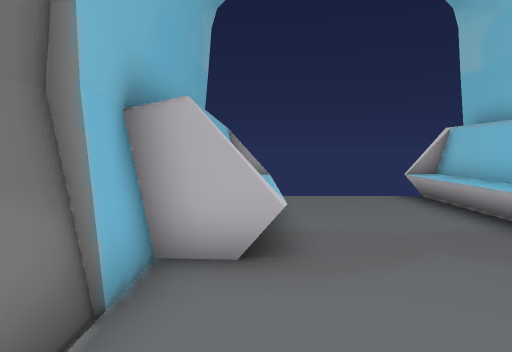
View 1 (above)

16 first-person views from a walk through a scene from a Unity 3-D project. The camera is 1.3 m above the floor, tilts 4° down and sees 70° across. The floor is counted in squares, 1 m on a side. Each view is taken from the middle of a square. On the plan, view 1 faces up. The plan holds only what a view shows up to about 15 squares ahead; the rest is blank. The place goes on beyond the plan. The player character is not drawn. Some surface patterns are stand-ins.

View 2
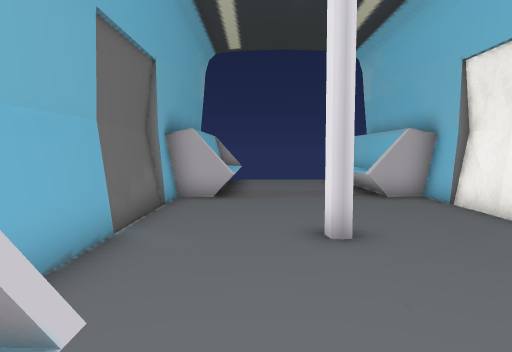

View 3
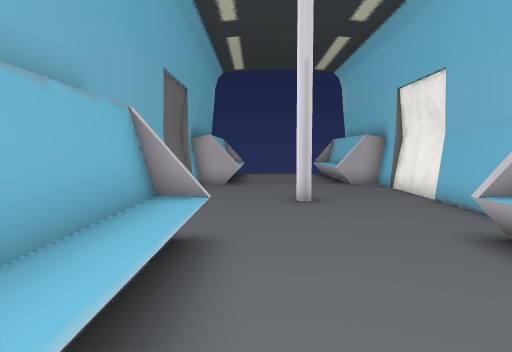

View 4
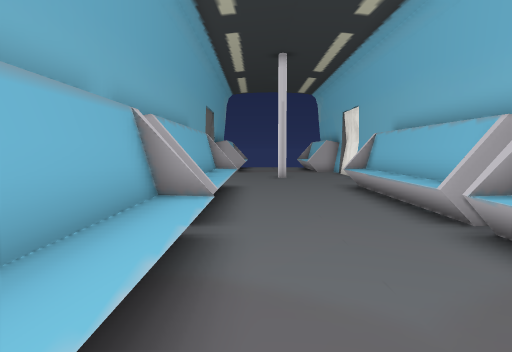

View 5
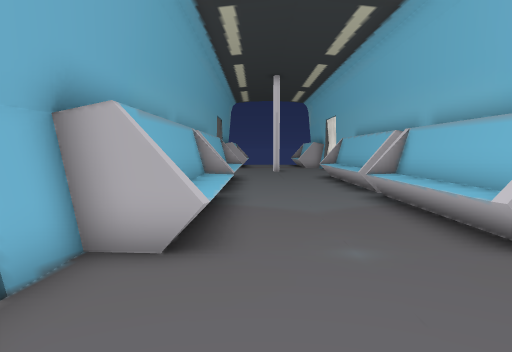

View 6
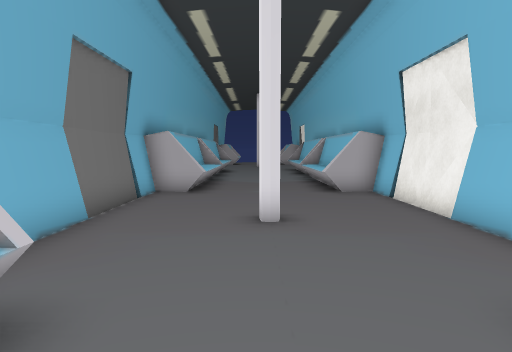

View 7
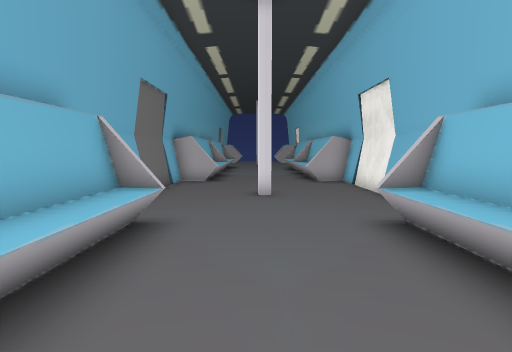

View 8
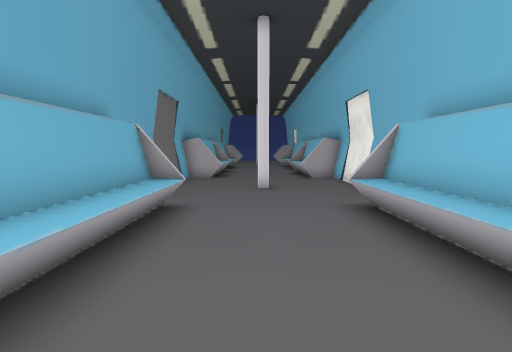

View 9
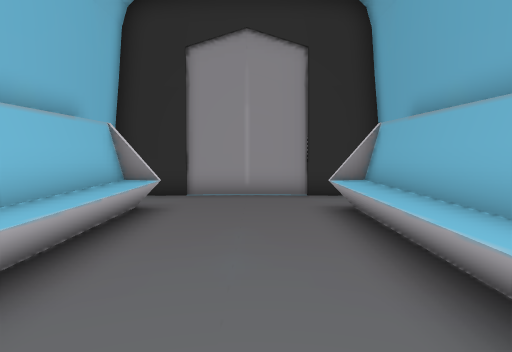

View 10
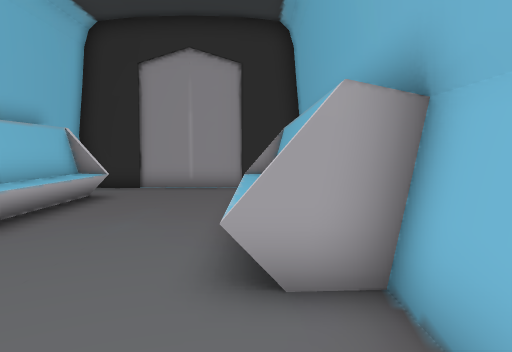

View 11
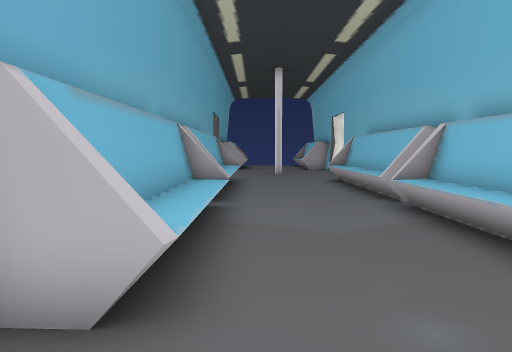

View 12
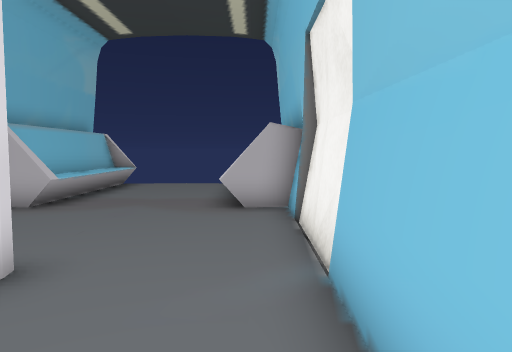

View 13
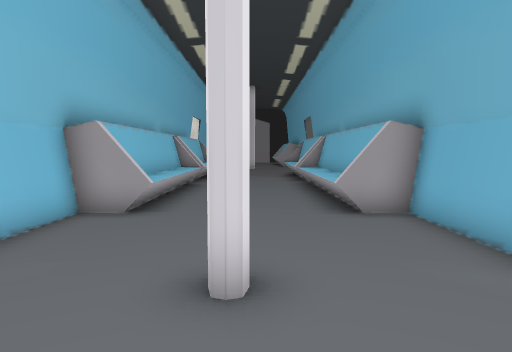

View 14
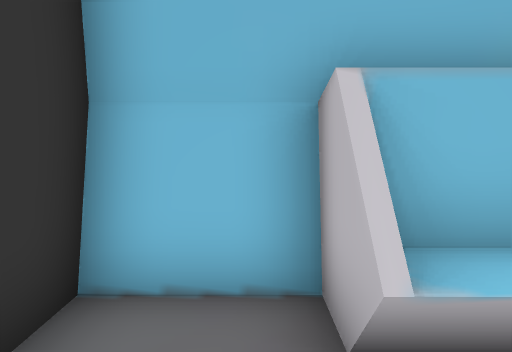

View 15
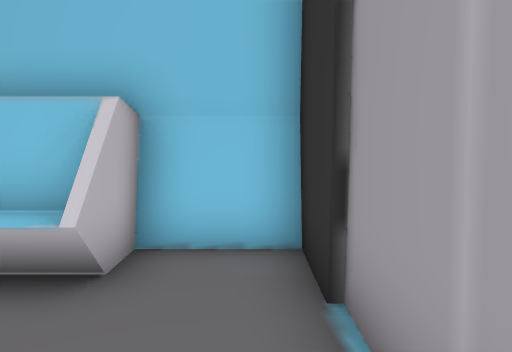

View 16
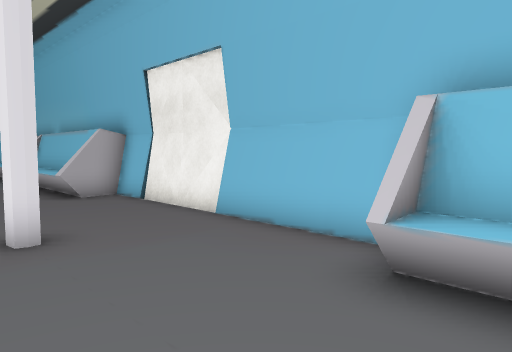

### Floor plan
Key: @ floor where view 1 was taken; # wall or solid block; . floor; ^ raised ledge.
Columns run from 2 left of view 1 to 6 right of it. Each row starts with its distance up from view 1.
 10  ##...^#
  9  #^...^#
  8  #^...^#
  7  #^...^#
  6  #^...^#
  5 ##^...^##
  4 #.......#
  3 #.......#
  2 #.......#
  1 #.......#
  0 #.@.#...#
 -1 #.......#
 -2 #.......#
 -3 #.......#
 -4 #.......#
 -5 ##^...^##
 -6  #^...^#
 -7  #^...^#
 -8  #^...^#
 -9  #^...^#
-10  #^...^#
-11  #^...^#
-12   ......
-13  #^...^#
-14  #^...^#
-15  #^...^#
-16  #^...^#
-17  #^...^#
-18 ###...^##
-19 #.......#
-20 #.......#
-21 #.......#
-22 #.......#
-23 #...#...#
-24 #.......#
-25 #.......#
-26 #.......#
-27 #.......#
-28 ##^...^##
-29  #^...^#
-30  #^...^#
-31  #^...^#
-32  #^...^#
-33  #^...^#
-34 ##^...^##
-35 #.......#
-36 #.......#
-37 #########

Where each view was taken, in squares from view 1:
view 1: 0 up, 0 right, facing up
view 2: 6 down, 1 right, facing up
view 3: 10 down, 1 right, facing up
view 4: 18 down, 1 right, facing up
view 5: 23 down, 1 right, facing up
view 6: 30 down, 2 right, facing up
view 7: 34 down, 2 right, facing up
view 8: 36 down, 2 right, facing up
view 9: 26 down, 2 right, facing down
view 10: 24 down, 0 right, facing down
view 11: 21 down, 1 right, facing up
view 12: 4 down, 5 right, facing up
view 13: 3 up, 2 right, facing down
view 14: 35 down, 2 right, facing left
view 15: 36 down, 1 right, facing right
view 16: 29 down, 1 right, facing up-right
